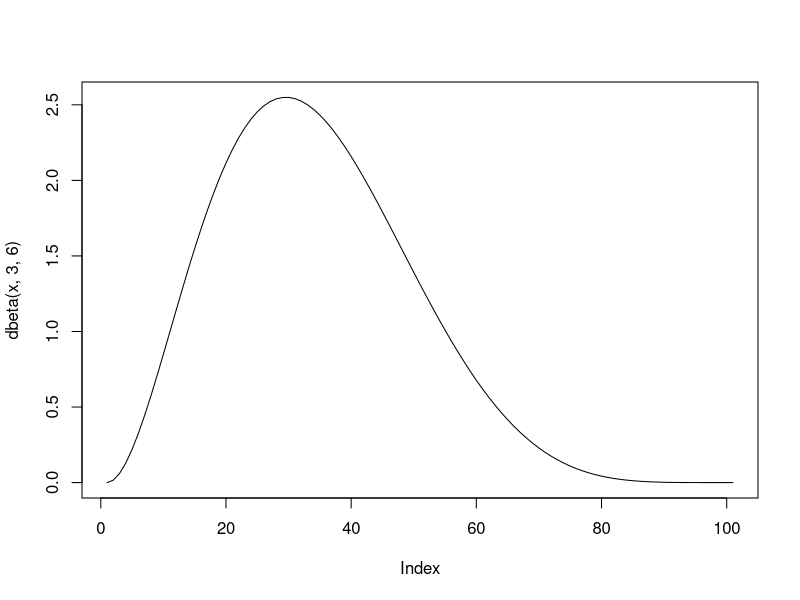
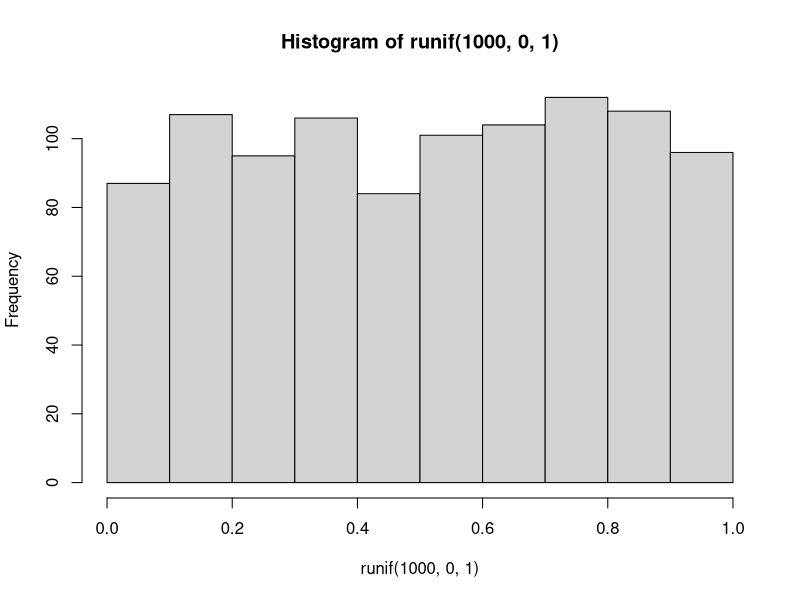
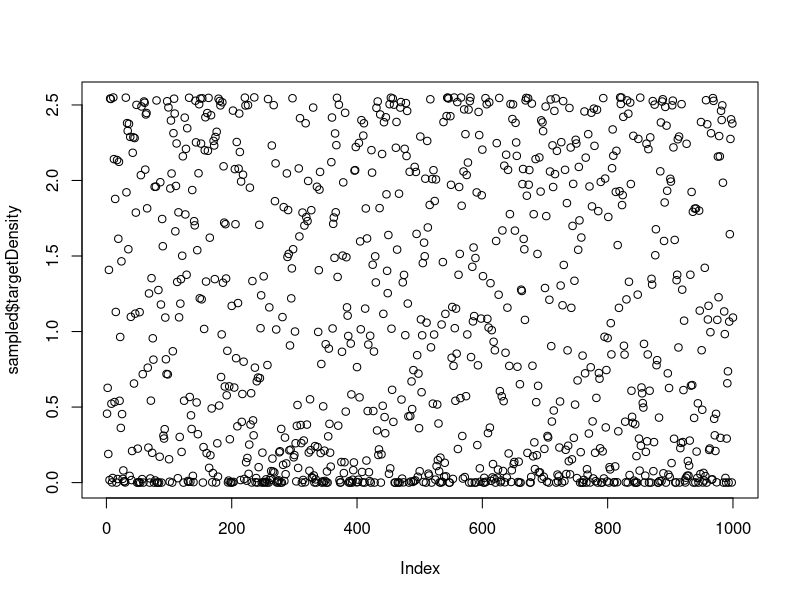
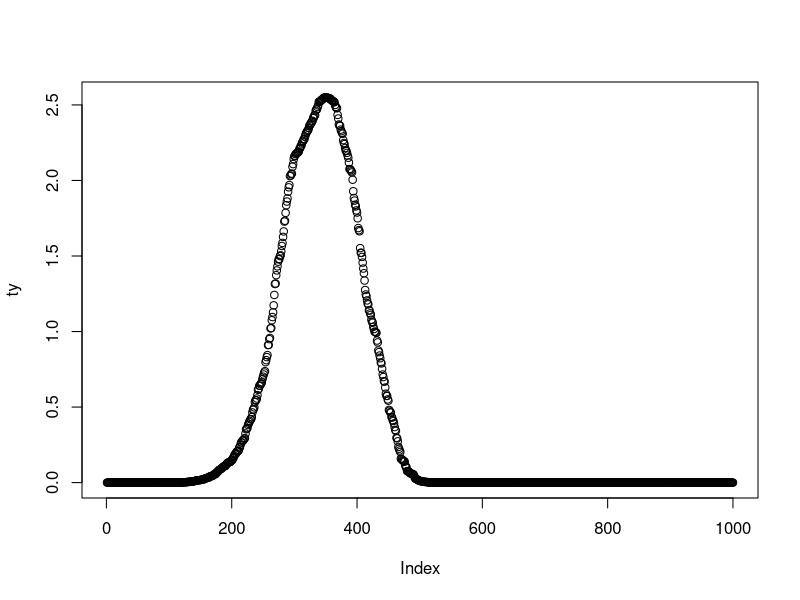
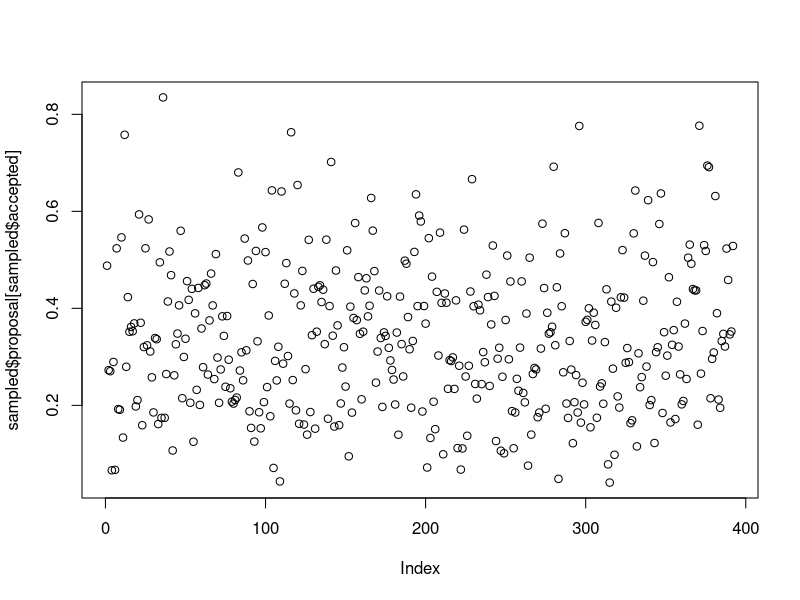
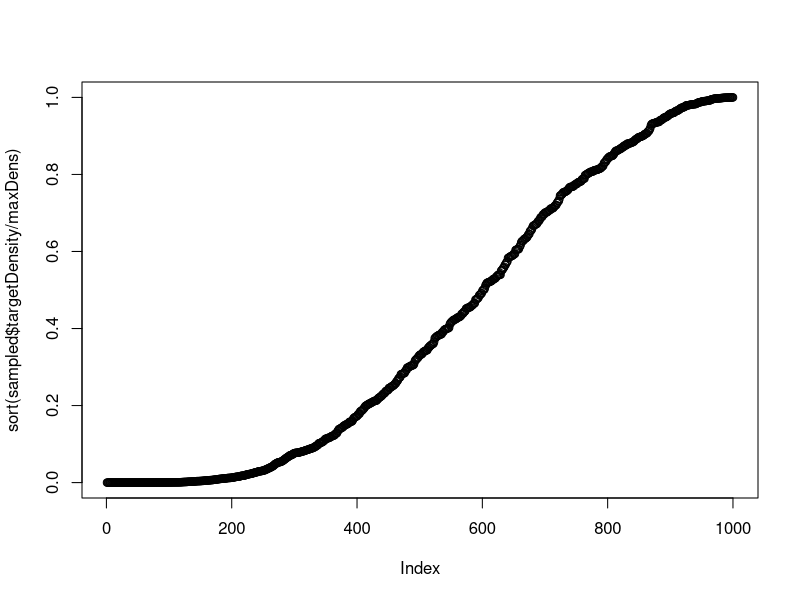
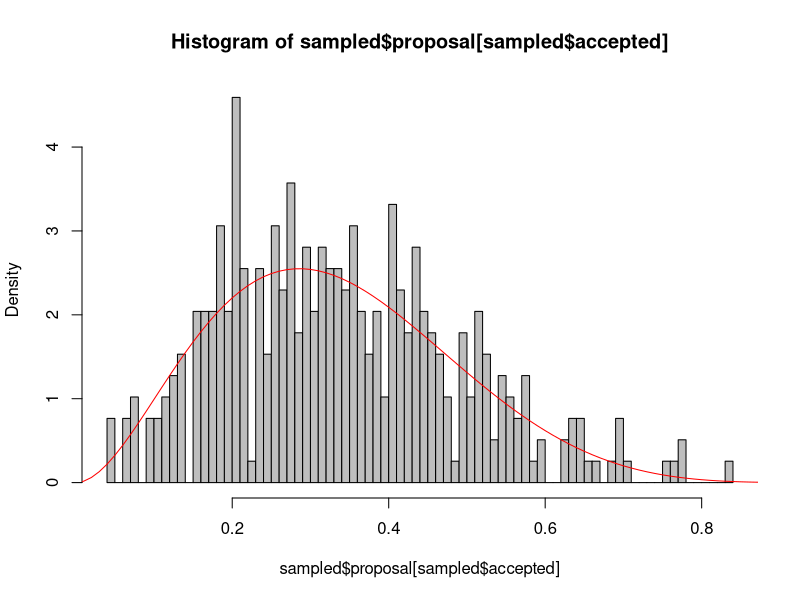

Write the R code that produced these figures, in order.
# rejection sampling

# how the target density should look like
x <- seq(0, 1, 0.01)
plot(dbeta(x, 3, 6), type = 'l')


# 
sampled <- data.frame(proposal = runif(1000,0,1))
hist(runif(1000, 0, 1))  


# these values on beta density 
# this is the likelihood that sample comes from target dist
# we get a vector of probabilities, representing prob for each point in sample
# here it's the IMPORTANCE RATIO

# p(theta|y) ----- target   (here is beta,dont worry about y now)
# g(theta) ------- sampling (here is uniform)
# importance ratio is target/sampling, has upper bound M
sampled$targetDensity <- dbeta(sampled$proposal, 3,6) ### KEY
plot(sampled$targetDensity)

# note if we order these random data, 
# they would produce similar thing as in target
ty <- dbeta(sort(sampled$targetDensity), 3,6)
plot(ty)


# accept prop. to target density, find M
# but actually a fast and easy way is to use uniform * highest density
# that would form a rectangular, target will always be under the top line

maxDens = max(sampled$targetDensity, na.rm = T) # max density

# here the runif === to draw with probability = imp.ratio
# imagine a rectangle, lower imp.ratio, less likely to draw
sampled$accepted = ifelse(runif(1000,0,1) < sampled$targetDensity/maxDens , TRUE, FALSE)


table(sampled$accepted)
625/375
plot(sampled$proposal[sampled$accepted])
plot(sort(sampled$targetDensity / maxDens))

hist(sampled$proposal[sampled$accepted], freq = F, col = "grey", breaks = 100)
curve(dbeta(x, 3,6),0,1, add =T, col = "red")




